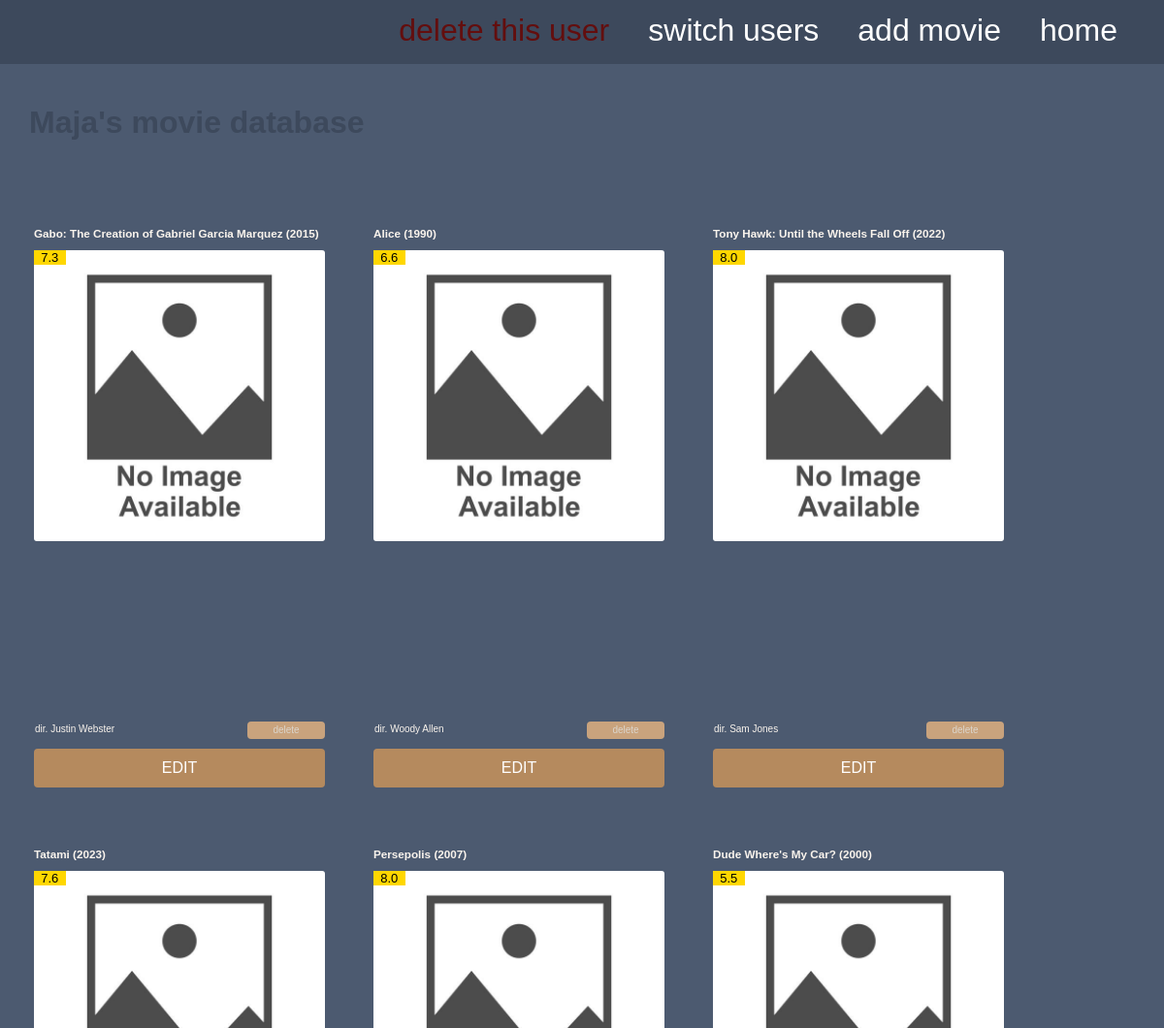
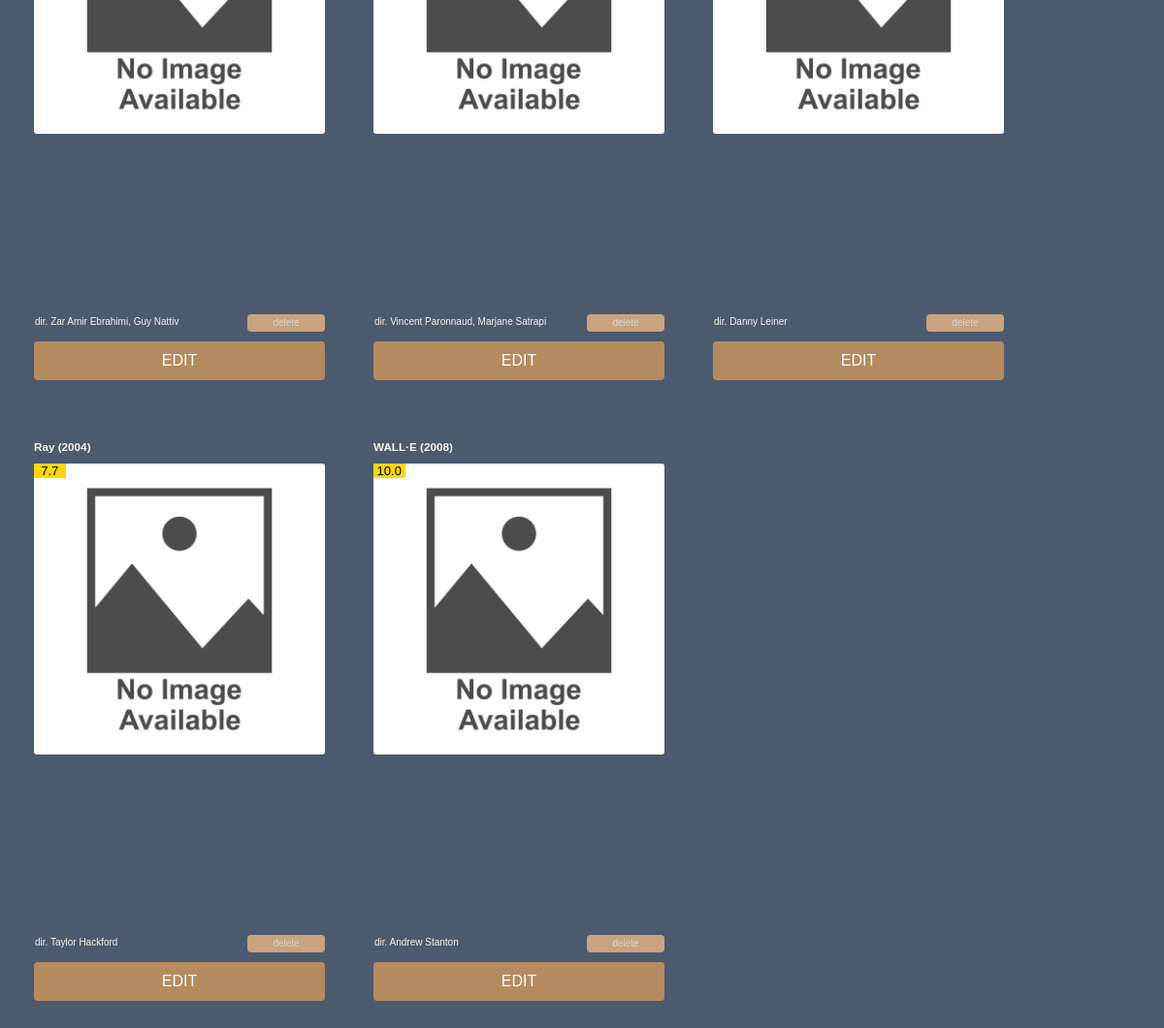
The page /users/2 on the database its author committed (2 pictures, top to bottom).
### datamanager/sqlite_data_manager.py (models this page shows)
class Movie(Base):
    __tablename__ = 'movies'
    id = Column(Integer, primary_key=True, autoincrement=True)
    name = Column(String(120), nullable=False)
    director = Column(String(120), nullable=False)
    year = Column(Integer, nullable=False)
    rating = Column(Float, nullable=False)
    poster = Column(String(400), nullable=False)

### app.py (the view)
@app.route('/users/<user_id>')
def list_user_movies(user_id):
    popup = get_flashed_messages(with_categories=True)
    if not data_manager.user_id_exists(user_id):
        flash(f"Bad user id: {user_id}", "info")
        return redirect(url_for('list_users')), 302
    movies = data_manager.get_user_movies(user_id)
    user = data_manager.get_username_from_id(user_id)
    return render_template('user_page.html', user=user,
                           popup=popup, movies=movies, user_id=user_id), 200

### datamanager/sqlite_data_manager.py (called while the page is built)
    def get_user_movies(self, user_id: int) -> List[Type[Movie]]:
        movie_objects_list = self.db_session.query(Movie) \
            .join(UserMovie, Movie.id == UserMovie.movie_id) \
            .filter(UserMovie.user_id == literal(user_id)) \
            .all()
        return movie_objects_list

    def user_id_exists(self, user_id: int) -> bool:
        existing_user = self.db_session.query(User).filter_by(
            id=user_id).first()
        if existing_user:
            return True
        return False

    def get_username_from_id(self, user_id) -> String:
        user = self.db_session.query(User).filter(User.id == user_id).one()
        return cast(String, user.name)

### templates/user_page.html (shortened to what this page needs)
<!DOCTYPE html>
<html lang="en">
  <head>
    <link rel="stylesheet" href="{{ url_for('static', filename='style.css') }}">
  </head>
  <body>
    <nav class="navbar">
      <a href="/users/{{ user_id }}/delete_user/confirm" style="color: #630e0e;">delete this user</a>
      <a href="/users">switch users</a>
      <a href="/users/{{ user_id }}/add_movie">add movie</a>
      <a href="/users/{{ user_id }}">home</a>
    </nav>
    <div class="bulk_body">
      <p class="username_bold">{{ user }}'s movie database</p>
    </div>
    <div class="bulk_body">
      {% for movie in movies %}
       <div class="movie_repr">
          <div>
            {% if movie.year == 0 %}
              <h3 class="movie_header">{{ movie.name }} (n/a)</h3>
            {% else %}
              <h3 class="movie_header">{{ movie.name }} ({{ movie.year }})</h3>
            {% endif %}
            <div class="img-box">
              <img
                  src="{{ movie.poster }}"
                  alt="missing poster"
                  onerror="this.onerror=null; this.src='/static/missing_image.jpg';"
              />
              {% if movie.rating == 0.0 %}
                <p class="movie-rating">n/a</p>
              {% else %}
                <p class="movie-rating">{{ movie.rating }}</p>
              {% endif %}
            </div>
          </div>
          <div>
            <div class="movie_by">
              <p>dir. {{ movie.director }}</p>
              <form action="/users/{{ user_id }}/delete_movie/{{ movie.id }}/confirm" method="GET">
                <input style="color: #dbd5cc;" type="submit" value="delete">
              </form>
            </div>
            <form style="margin-top: 0;" action="/users/{{ user_id }}/update_movie/{{ movie.id }}" method="GET">
              <input type="submit" value="EDIT">
            </form>
          </div>
       </div>
      {% endfor %}
    </div>
  </body>
</html>

### static/style.css (style rules this page uses)
body { background-color: #4c5a70; font-family: Tahoma, Verdana, Segoe, sans-serif; margin: 0; color: #faf4ed; }
input { border: none; height: 20px; width: 300px; margin-top: 5px; }
input[type="submit"] { background-color: #b58a5e; color: #ffffff; padding: 10px 20px; border-radius: 4px; cursor: pointer; font-size: 16px; height: 40px; }
::placeholder { color: #dbd5cc; }
.bulk_body { display: flex; flex-wrap: wrap; padding: 10px; }
.movie_repr { width: 300px; height: 590px; margin: 25px; font-size: 10px; display: flex; flex-direction: column; justify-content: space-between; }
.username_bold { font-size: 2em; margin-left: 20px; color: #3d495c; font-weight: bold; }
.img-box { display: inline-block; position: relative; }
img { width: 300px; object-fit: cover; border-radius: 3px; }
.movie-rating { position: absolute; top: 0; left: 0; margin: 0; width: 2.5em; font-size: 1.3em; background-color: gold; color: black; text-align: center; }

### rows shown on the page
Movie: name "Gabo: The Creation of Gabriel Garcia Marquez", year "2015", rating "7.3", director "Justin Webster"
Movie: name "Alice", year "1990", rating "6.6", director "Woody Allen"
Movie: name "Tony Hawk: Until the Wheels Fall Off", year "2022", rating "8.0", director "Sam Jones"
Movie: name "Tatami", year "2023", rating "7.6", director "Zar Amir Ebrahimi, Guy Nattiv"
Movie: name "Persepolis", year "2007", rating "8.0", director "Vincent Paronnaud, Marjane Satrapi"
Movie: name "Dude Where's My Car?", year "2000", rating "5.5", director "Danny Leiner"
Movie: name "Ray", year "2004", rating "7.7", director "Taylor Hackford"
Movie: name "WALL·E", year "2008", rating "10.0", director "Andrew Stanton"
